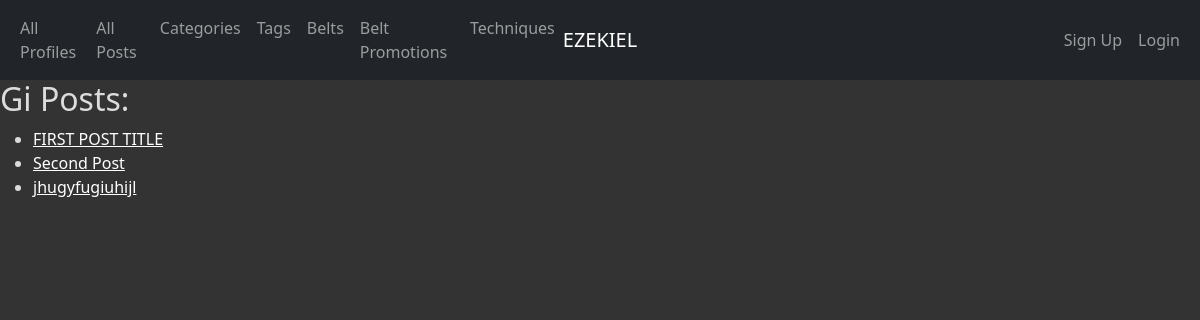
Page /tags/1/ on the committed database.
### app_info/models.py (models this page shows, shortened)
class Tag(models.Model):
    tag_id = models.AutoField(primary_key=True)
    name = models.CharField(max_length=45)
    class Meta:
        ordering = ['name']

class Post(models.Model):
    post_id = models.AutoField(primary_key=True)
    text = models.TextField()
    image = models.ImageField(default="")
    created_at = models.DateTimeField(auto_now_add=True)
    updated_at = models.DateTimeField(auto_now=True)
    likes = models.IntegerField(default=0)
    title = models.CharField(max_length=45)
    subtitle = models.CharField(max_length=45)
    profile = models.ForeignKey(Profile, related_name='posts', on_delete=models.CASCADE)
    categories = models.ForeignKey(Category, related_name='posts', on_delete=models.CASCADE)
    tags = models.ManyToManyField(Tag)
    def get_absolute_url(self):
        return reverse('app_info_post_detail_urlpattern',
                       kwargs={'pk': self.pk}
                       )
    class Meta:
        ordering = ['title']

### app_info/views.py (the view)
class TagDetail(DetailView):
    model = Tag
    def get_context_data(self, **kwargs):
        context = super(DetailView, self).get_context_data(**kwargs)
        tag = self.get_object()
        posts = Post.objects.filter(tags__tag_id=tag.tag_id)
        name = tag.name
        context['posts'] = posts
        context['name'] = name
        return context

### app_info/templates/app_info/tag_detail.html (shortened to what this page needs)
{% extends 'app_info/base.html' %}
{% block content %}
    <h2>{{ tag.name }} Posts:</h2>
    <section>
        <table>
            <tr>
                <td>
                    <ul>
                        {% for post in posts %}
                        <li>
                            <a href="{{ post.get_absolute_url }}">{{ post.title }}</a>
                        </li>
                        {% empty %}
                        <li><em>There are no posts for this tag</em></li>
                        {% endfor %}
                    </ul>
                </td>
            </tr>
        </table>
    </section>
{% endblock %}

### static/app_info/cover.css (style rules this page uses)
a, a:focus, a:hover { color: #fff; }
html, body { height: 100%; background-color: #333; }
div, h2, h3, em, li, span, label, td, th { color: gainsboro; }

### rows in the picture
Tag: name "Gi"
Post: title "FIRST POST TITLE"
Post: title "Second Post"
Post: title "jhugyfugiuhijl"
